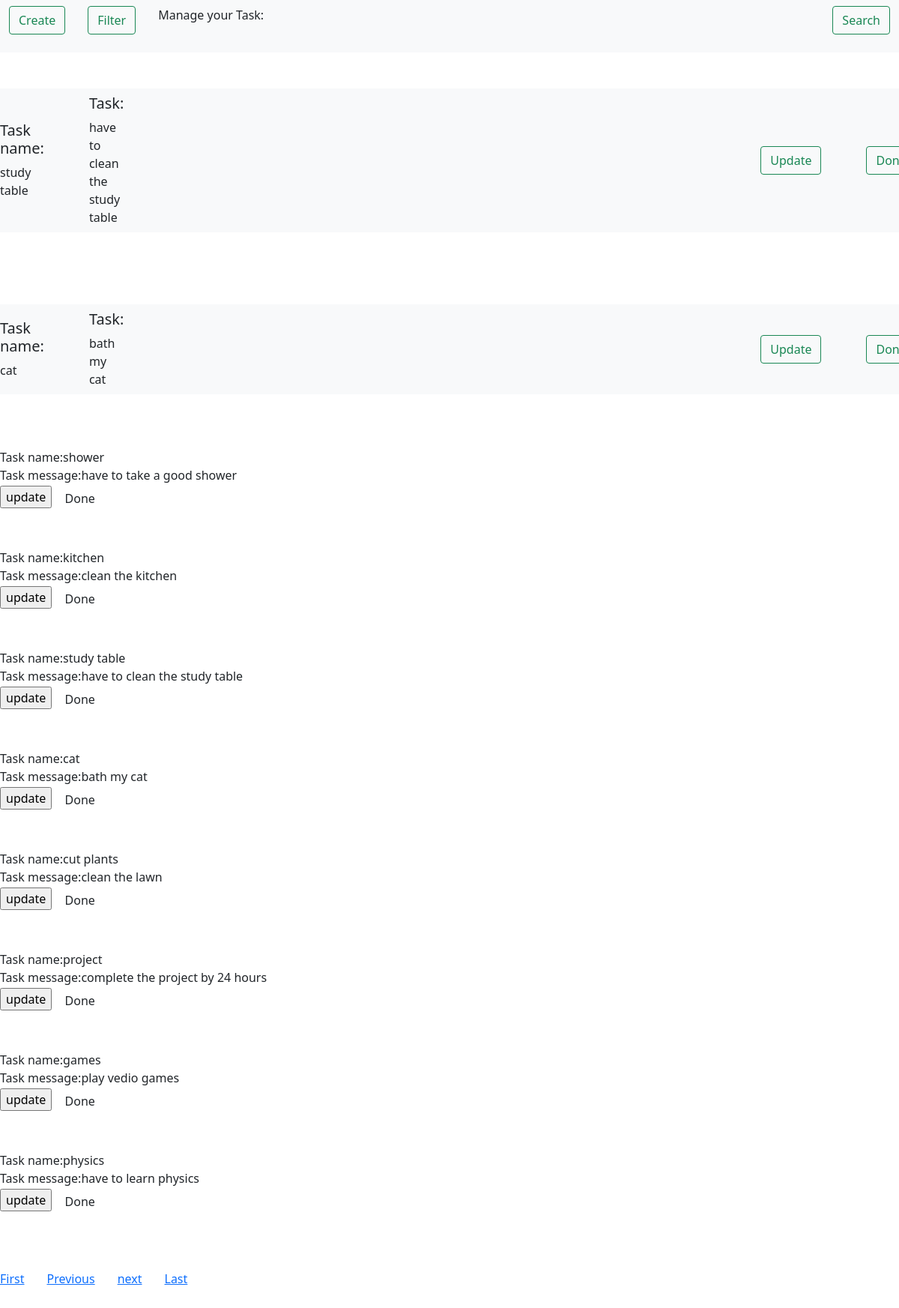
/api/page/?page=2, run on the app's committed database.
### Apiapp/models.py (models this page shows)
class User(models.Model):
    task_title=models.CharField(max_length=1000)
    task_desc=models.CharField(max_length=10000)

### Apiapp/views.py (the view)
# urls.py: path("page/", views.page ,name="page" ),
def page(request):
    page_data=User.objects.all()
    servicedata=User.objects.all()
    paginator=Paginator(page_data,2)
    page_no=request.GET.get('page')# Show 25 contacts per page.
    finalData=paginator.get_page(page_no)
    st=request.GET.get('search')
    if  st is not None:
        servicedata= User.objects.all().filter(task_title=st)
    data={
        "page_data": finalData,
        "user_data": servicedata
    }
    return render (request , "page.html" , data)

### Apiapp/templates/page.html (shortened to what this page needs)
<html lang="en">
  <head>
    <link href="https://cdn.jsdelivr.net/npm/bootstrap@5.0.2/dist/css/bootstrap.min.css" rel="stylesheet">
  </head>
  <body>
    <div>
      <nav class="navbar navbar-expand-lg navbar-light bg-light">
        <div class="container-fluid">
          <div class="collapse navbar-collapse" id="navbarSupportedContent">
            <ul class="navbar-nav me-auto mb-2 mb-lg-0">
              <li class="nav-item">
                <div>
                <form action="/api/create/">
                  <button class="btn btn-outline-success right_page" type="submit">Create</button>
                  </form>
                </div>
              </li>
              <li class="nav-item">
                <form action="/api/service/">
                  <button class="btn btn-outline-success right_page" type="submit">Filter</button>
                  </form>
              </li>
              <p ><center> Manage your Task:</center></p>
            </ul>
            <form class="d-flex"action="/api/service/" method="get" >
              <button class="btn btn-outline-success" type="submit">Search</button>
            </form>
          </div>
        </div>
      </nav>
    </div>
    {% for  data in  page_data %}
    <br>
    <br>
    <nav class="navbar navbar-expand-lg navbar-light bg-light">
    <br>
    <br>
    <div class="right"><h5>Task name:</h5>{{data.task_title}}</div>
    <div class="right-side"><h5>Task:</h5>{{data.task_desc}}</div>
   <div> <form action="{% url 'update' data.id %}" method="post" class="d-inline">
      <button class="btn btn-outline-success   right" type="submit">Update</button>
    </form></div>
   <div> <form action="{% url 'delete' data.id %}" method="post" class="d-inline">
      <button class="btn btn-outline-success" type="submit">Done</button>
    </form></div>
    <br>
    <br>
  </nav>
      <br>
      <br>
    {% endfor %}
    {% for  data in  user_data %}
    <br>
    <div>
    <div>Task name:{{data.task_title}}</div>
    <div>Task message:{{data.task_desc}}</div>
    <input  type="submit" value="update" href="">
    <form action="{% url 'delete' data.id %}" method="post" class="d-inline">
      <button type="submit" value=Submit class="btn">Done</button>
    </form>
    <div>
      <br>
    {% endfor %}
    <br><br>
    <div class="center">
    <nav aria-label="Page navigation example">
      <ul class="pagination">
    {% if page_data.has_previous %}
  <li class="page-item  right_page"><a href="?page=1"><p class="right-size">First</p></a>
 <span> <li class="page-item right_page"><a href="?page={{page_data.has_previous}}">Previous</a></span>
{%endif%}
{% if page_data.has_next %}
    <li class="page-item right_page"><a href="?page={{page_data.next_page_number}}">next</a>
      <li class="page-item right_page"><a href="?page={{page_data.paginator.num_pages}}">Last</a>
{% endif%}
      </ul>
    </nav>
  </div>
  </body>
</html>

### Apiapp/templates/page.html (style rules this page uses)
.center { text-align: center; }
.right-size { text-align: right; }
.right { margin-right: 60px; }
.right-side { margin-right: 850px; }
.right_page { margin-right:30px; }

### data on the page
User: task_title "study table", task_desc "have to clean the study table"
User: task_title "cat", task_desc "bath my cat"
User: task_title "shower", task_desc "have to take a good shower"
User: task_title "kitchen", task_desc "clean the kitchen"
User: task_title "cut plants", task_desc "clean the lawn"
User: task_title "project", task_desc "complete the project by 24 hours"
User: task_title "games", task_desc "play vedio games"
User: task_title "physics", task_desc "have to learn physics"
